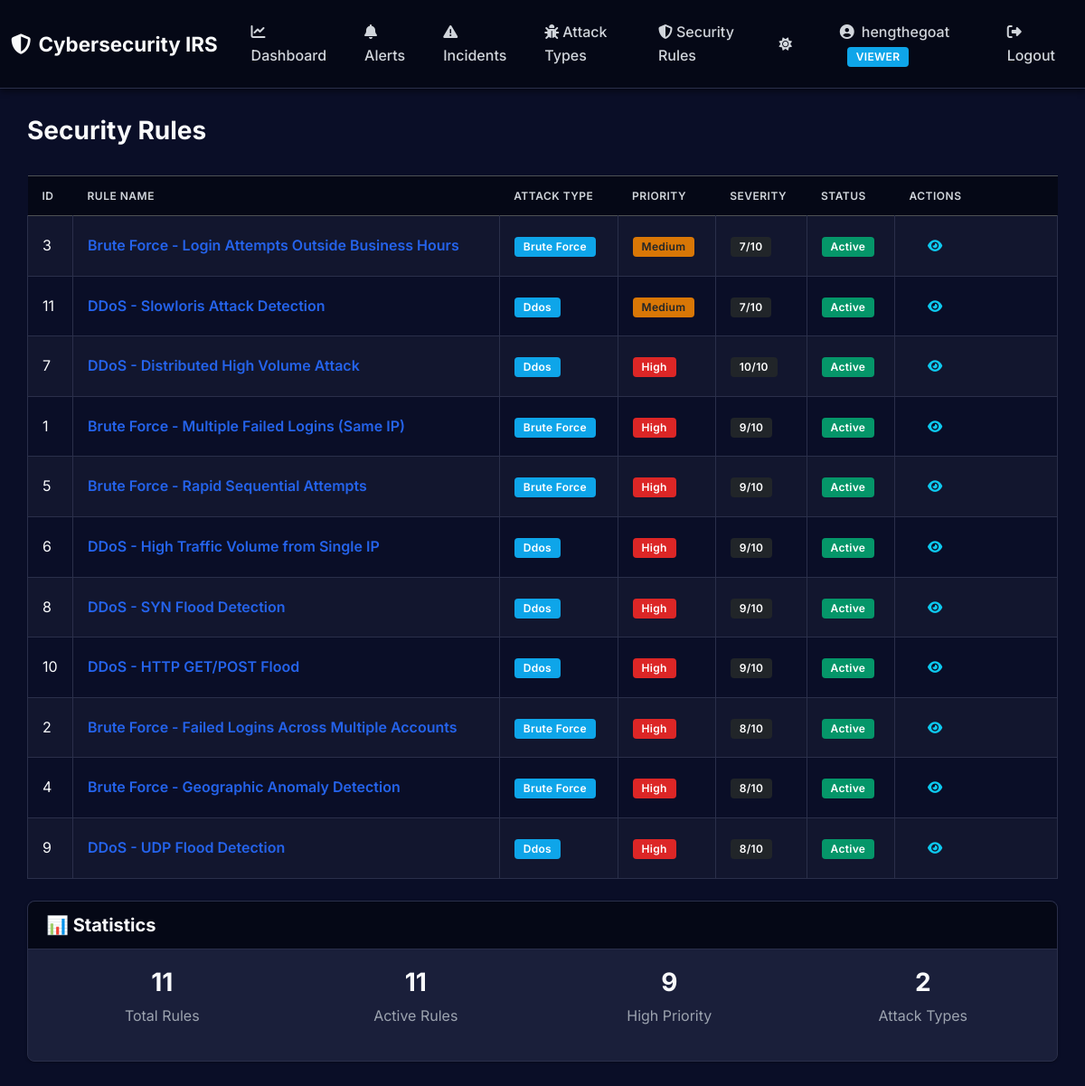
/rules/ (signed in), run on the app's committed database.
### app/models/rule.py (models this page shows, shortened)
class Rule(db.Model):
    __tablename__ = 'rules'
    id = db.Column(db.Integer, primary_key=True)
    name = db.Column(db.String(200), nullable=False)
    attack_type_id = db.Column(db.Integer, db.ForeignKey('attack_types.id'), nullable=False)
    conditions = db.Column(db.JSON, nullable=False)  # JSON storage for flexible conditions
    actions = db.Column(db.JSON, nullable=False)  # JSON array of action strings
    priority = db.Column(db.String(20), default='medium', nullable=False)  # high, medium, low
    severity_score = db.Column(db.Integer, default=5, nullable=False)  # 1-10
    is_active = db.Column(db.Boolean, default=True, nullable=False)
    created_at = db.Column(db.DateTime, default=datetime.utcnow, nullable=False)
    updated_at = db.Column(db.DateTime, default=datetime.utcnow, onupdate=datetime.utcnow, nullable=False)

### app/models/attack_type.py (models this page shows, shortened)
class AttackType(db.Model):
    __tablename__ = 'attack_types'
    id = db.Column(db.Integer, primary_key=True)
    name = db.Column(db.String(50), unique=True, nullable=False)  # brute_force, ddos
    description = db.Column(db.Text, nullable=True)
    severity_level = db.Column(db.Integer, default=5, nullable=False)  # 1-10
    is_active = db.Column(db.Boolean, default=True, nullable=False)
    rules = db.relationship('Rule', backref='attack_type', lazy=True, cascade='all, delete-orphan')
    incidents = db.relationship('Incident', backref='attack_type', lazy=True)

### app/routes/rule_routes.py (the view)
@rule_bp.route('/')
@login_required
def index():
    rules = RuleService.get_all()
    attack_types = {at.id: at for at in AttackTypeService.get_all()}
    return render_template('rules/index.html', rules=rules, attack_types=attack_types)

### app/services/attack_type_service.py (called while the page is built)
    @staticmethod
    def get_all(active_only: bool = False) -> List[AttackType]:
        query = AttackType.query
        if active_only:
            query = query.filter_by(is_active=True)
        return list(query.order_by(AttackType.name).all())

### app/services/rule_service.py (called while the page is built)
    @staticmethod
    def get_all(active_only: bool = False) -> List[Rule]:
        query = Rule.query
        if active_only:
            query = query.filter_by(is_active=True)
        return list(query.order_by(Rule.priority.desc(), Rule.severity_score.desc()).all())

### app/templates/rules/index.html (shortened to what this page needs)
{% extends "layouts/base.html" %}  {% block content %}
<div class="d-flex justify-content-between align-items-center mb-4">
  <h1 class="h3">Security Rules</h1>
</div>
{% if rules %}
<div class="table-responsive">
  <table class="table table-striped table-bordered align-middle shadow-sm">
    <thead class="table-dark">
      <tr>
        <th style="width: 50px">ID</th>
        <th>Rule Name</th>
        <th>Attack Type</th>
        <th>Priority</th>
        <th>Severity</th>
        <th>Status</th>
        <th style="width: 180px">Actions</th>
      </tr>
    </thead>
    <tbody>
      {% for rule in rules %}
      <tr>
        <td>{{ rule.id }}</td>
        <td>
          <a
            href="{{ url_for('rules.detail', rule_id=rule.id) }}"
            class="text-decoration-none fw-semibold"
          >
            {{ rule.name }}
          </a>
        </td>
        <td>
          {% if rule.attack_type_id in attack_types %}
          <span class="badge bg-info"
            >{{ attack_types[rule.attack_type_id].name.replace('_', ' ').title()
            }}</span
          >
          {% endif %}
        </td>
        <td>
          {% if rule.priority == 'high' %}
          <span class="badge bg-danger">High</span>
          {% elif rule.priority == 'medium' %}
          <span class="badge bg-warning text-dark">Medium</span>
          {% else %}
          <span class="badge bg-secondary">Low</span>
          {% endif %}
        </td>
        <td><span class="badge bg-dark">{{ rule.severity_score }}/10</span></td>
        <td>
          {% if rule.is_active %}
          <span class="badge bg-success">Active</span>
          {% else %}
          <span class="badge bg-secondary">Inactive</span>
          {% endif %}
        </td>
        <td>
          <div class="btn-group" role="group">
            <a
              href="{{ url_for('rules.detail', rule_id=rule.id) }}"
              class="btn btn-sm btn-outline-info"
              title="View Details"
            >
              <i class="fas fa-eye"></i>
            </a>
          </div>
        </td>
      </tr>
      {% endfor %}
    </tbody>
  </table>
</div>
{% endif %}
<div class="mt-4">
  <div class="card">
    <div class="card-header bg-secondary text-white">
      <h5 class="mb-0">📊 Statistics</h5>
    </div>
    <div class="card-body">
      <div class="row text-center">
        <div class="col-md-3">
          <h3>{{ rules|length }}</h3>
          <p class="text-muted">Total Rules</p>
        </div>
        <div class="col-md-3">
          <h3>{{ rules|selectattr('is_active')|list|length }}</h3>
          <p class="text-muted">Active Rules</p>
        </div>
        <div class="col-md-3">
          <h3>
            {{ rules|selectattr('priority', 'equalto', 'high')|list|length }}
          </h3>
          <p class="text-muted">High Priority</p>
        </div>
        <div class="col-md-3">
          <h3>{{ attack_types|length }}</h3>
          <p class="text-muted">Attack Types</p>
        </div>
      </div>
    </div>
  </div>
</div>
{% endblock %}

### app/static/css/style.css (style rules this page uses)
:root { --primary-color: #2563eb; --primary-hover: #1d4ed8; --danger-color: #dc2626; --danger-hover: #b91c1c; --success-color: #059669; --success-hover: #047857; --warning-color: #d97706; --info-color: #0ea5e9; --dark-bg: #0a0e27; --darker-bg: #050816; --card-bg: #1a1f3a; --card-border: #2a2f4a; --text-primary: #f9fafb; --text-secondary: #d1d5db; --text-muted: #9ca3af; --shadow-sm: 0 1px 3px rgba(0, 0, 0, 0.3); --shadow-md: 0 4px 6px rgba(0, 0, 0, 0.4); --shadow-lg: 0 10px 25px rgba(0, 0, 0, 0.5); --hover-bg: #050816; }
* { margin: 0; padding: 0; box-sizing: border-box; }
body { font-family: "Inter", -apple-system, BlinkMacSystemFont, "Segoe UI", Roboto, Oxygen, Ubuntu, Cantarell, sans-serif; background: var(--dark-bg); color: var(--text-primary); min-height: 100vh; line-height: 1.6; }
.btn { border-radius: 6px; padding: 10px 20px; font-weight: 600; font-size: 0.9rem; transition: all 0.2s ease; border: none; cursor: pointer; }
.card { background: var(--card-bg) !important; border: 1px solid var(--card-border); border-radius: 8px; box-shadow: var(--shadow-sm); margin-bottom: 24px; transition: all 0.2s ease; }
.card-header { background: var(--darker-bg) !important; border-bottom: 1px solid var(--card-border); border-radius: 8px 8px 0 0 !important; padding: 14px 20px; font-weight: 600; font-size: 1rem; color: var(--text-primary); }
.card-body { padding: 20px; background: transparent !important; }
.table { color: var(--text-primary); background: transparent !important; margin-bottom: 0; --bs-table-bg: transparent; --bs-table-striped-bg: transparent; }
.table thead th { background: var(--darker-bg) !important; border: none; font-weight: 600; text-transform: uppercase; font-size: 0.75rem; letter-spacing: 0.5px; padding: 12px 16px; color: var(--text-secondary); }
.table tbody tr { border-bottom: 1px solid var(--card-border); transition: background 0.15s ease; background: transparent !important; }
.table-striped > tbody > tr:nth-of-type(odd) > * { color: var(--text-primary); background-color: rgba(255, 255, 255, 0.03); box-shadow: none; }
.table td, .table th { vertical-align: middle; padding: 12px 16px; border-color: var(--card-border); background: transparent; color: var(--text-primary); }
.badge { padding: 5px 10px; border-radius: 4px; font-weight: 600; font-size: 0.75rem; letter-spacing: 0.3px; }
.bg-danger { background-color: var(--danger-color) !important; }
.bg-warning { background-color: var(--warning-color) !important; }
.bg-success { background-color: var(--success-color) !important; }
.bg-info { background-color: var(--info-color) !important; }
h1, h2, h3, h4, h5, h6, .h1, .h2, .h3, .h4, .h5, .h6, .card-title { color: var(--text-primary) !important; font-weight: 700; margin-bottom: 0.5rem; }
.text-muted { color: var(--text-muted) !important; }
a { color: var(--primary-color); text-decoration: none; transition: color 0.2s ease; }
.card-body { color: var(--text-primary) !important; }
.card-body p, .card-body span:not(.badge), .card-body div { color: var(--text-primary); }
.table th, .table thead th { color: var(--text-secondary) !important; font-weight: 600; }
.table td { color: var(--text-primary) !important; }

### data on the page
Rule: id "3", name "Brute Force - Login Attempts Outside Business Hours", priority "Medium", severity_score "7", is_active "Active"
AttackType: name "Brute Force"
Rule: id "11", name "DDoS - Slowloris Attack Detection", priority "Medium", severity_score "7", is_active "Active"
AttackType: name "Ddos"
Rule: id "7", name "DDoS - Distributed High Volume Attack", priority "High", severity_score "10", is_active "Active"
Rule: id "1", name "Brute Force - Multiple Failed Logins (Same IP)", priority "High", severity_score "9", is_active "Active"
Rule: id "5", name "Brute Force - Rapid Sequential Attempts", priority "High", severity_score "9", is_active "Active"
Rule: id "6", name "DDoS - High Traffic Volume from Single IP", priority "High", severity_score "9", is_active "Active"
Rule: id "8", name "DDoS - SYN Flood Detection", priority "High", severity_score "9", is_active "Active"
Rule: id "10", name "DDoS - HTTP GET/POST Flood", priority "High", severity_score "9", is_active "Active"
Rule: id "2", name "Brute Force - Failed Logins Across Multiple Accounts", priority "High", severity_score "8", is_active "Active"
Rule: id "4", name "Brute Force - Geographic Anomaly Detection", priority "High", severity_score "8", is_active "Active"
Rule: id "9", name "DDoS - UDP Flood Detection", priority "High", severity_score "8", is_active "Active"

### other printed values
{{ session.username }} "hengthegoat"
{{ session.user_role|upper }} "VIEWER"
{{ rules|length }} "11"
{{ rules|selectattr('is_active')|list|length }} "11"
{{ rules|selectattr('priority', 'equalto', 'high')|list|length }} "9"
{{ attack_types|length }} "2"
